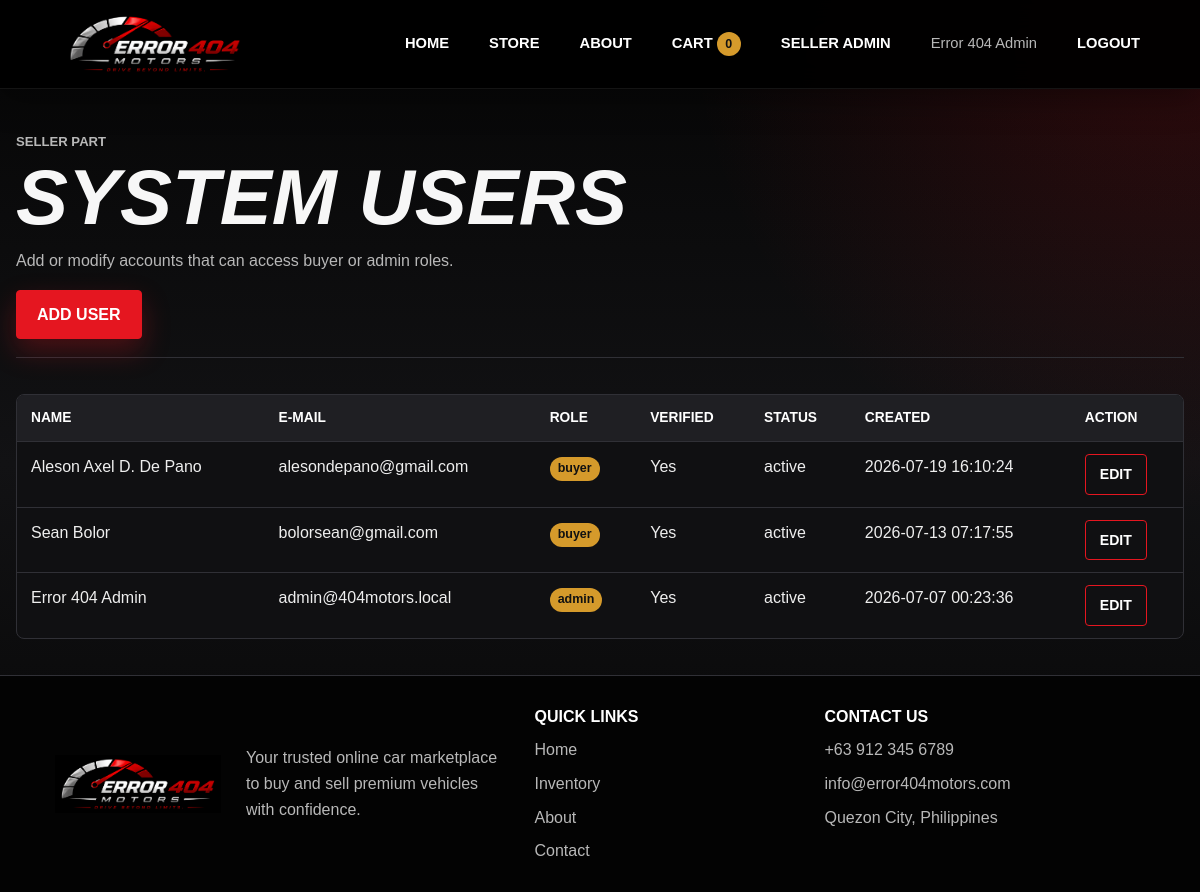
/error404motors/admin/users.php (signed in), run on the app's committed database.
### tables this page shows
CREATE TABLE `users` (
  `id` int(11) NOT NULL,
  `complete_name` varchar(120) NOT NULL,
  `email` varchar(160) NOT NULL,
  `password_hash` varchar(255) NOT NULL,
  `complete_address` text NOT NULL,
  `contact_numbers` varchar(80) NOT NULL,
  `role` enum('buyer','admin') NOT NULL DEFAULT 'buyer',
  `email_verified` tinyint(1) NOT NULL DEFAULT 0,
  `confirmation_token` varchar(128) DEFAULT NULL,
  `status` enum('active','disabled') NOT NULL DEFAULT 'active',
  `created_at` datetime NOT NULL,
  `updated_at` datetime NOT NULL
);

### error404motors/includes/functions.php (called while the page is built, shortened)
<?php
function db(): PDO
{
    static $pdo = null;
    if ($pdo instanceof PDO) {
        return $pdo;
    }
    $dsn = 'mysql:host=' . DB_HOST . ';dbname=' . DB_NAME . ';charset=utf8mb4';
    $pdo = new PDO($dsn, DB_USER, DB_PASS, [
        PDO::ATTR_ERRMODE => PDO::ERRMODE_EXCEPTION,
        PDO::ATTR_DEFAULT_FETCH_MODE => PDO::FETCH_ASSOC,
        PDO::ATTR_EMULATE_PREPARES => false,
    ]);
    return $pdo;
}
function h($value): string
{
    return htmlspecialchars((string) $value, ENT_QUOTES, 'UTF-8');
}
function app_base_path(): string
{
    $script = str_replace('\\', '/', $_SERVER['SCRIPT_NAME'] ?? '');
    $base = preg_replace('#/[^/]*$#', '', $script) ?: '';
    if (substr($base, -6) === '/admin') {
        $base = substr($base, 0, -6);
    }
    return $base === '/' ? '' : $base;
}
function url_for(string $path = ''): string
{
    return app_base_path() . '/' . ltrim($path, '/');
}
function current_user(): ?array
{
    static $cachedId = null;
    static $cachedUser = null;
    if ($cachedId === $_SESSION['user_id']) {
        return $cachedUser;
    }
    try {
        $stmt = db()->prepare('SELECT * FROM users WHERE id = ? LIMIT 1');
        $stmt->execute([$_SESSION['user_id']]);
        $cachedUser = $stmt->fetch() ?: null;
        $cachedId = $_SESSION['user_id'];
    } catch (Throwable) {
        return null;
    }
    return $cachedUser;
}
function require_login(): array
{
    $user = current_user();
    return $user;
}
function require_admin(): array
{
    $user = require_login();
    return $user;
}
function cart_count(): int
{
    return array_sum($_SESSION['cart'] ?? []);
}

### error404motors/admin/users.php (the view, shortened to what this page needs)
<?php
require_once __DIR__ . '/../includes/functions.php';
$admin = require_admin();
$users = [];
try {
    $users = db()->query(
        'SELECT id, complete_name, email, role, email_verified, status, created_at
         FROM users
         ORDER BY role, complete_name'
    )->fetchAll();
} catch (Throwable $error) {
    flash('error', 'Users failed to load: ' . $error->getMessage());
}
require_once __DIR__ . '/../includes/header.php';
?>
<section class="page-title admin-title">
    <p class="eyebrow">Seller part</p>
    <h1>System Users</h1>
    <p>Add or modify accounts that can access buyer or admin roles.</p>
    <a class="button" href="<?= h(url_for('admin/user_form.php')) ?>">Add User</a>
</section>
<section class="section">
    <div class="table-wrap">
        <table>
            <thead>
                <tr>
                    <th>Name</th>
                    <th>E-mail</th>
                    <th>Role</th>
                    <th>Verified</th>
                    <th>Status</th>
                    <th>Created</th>
                    <th>Action</th>
                </tr>
            </thead>
            <tbody>
                <?php foreach ($users as $row): ?>
                    <tr>
                        <td><?= h($row['complete_name']) ?></td>
                        <td><?= h($row['email']) ?></td>
                        <td><span class="badge"><?= h($row['role']) ?></span></td>
                        <td><?= (int) $row['email_verified'] === 1 ? 'Yes' : 'No' ?></td>
                        <td><?= h($row['status']) ?></td>
                        <td><?= h($row['created_at']) ?></td>
                        <td><a class="button small secondary" href="<?= h(url_for('admin/user_form.php?id=' . $row['id'])) ?>">Edit</a></td>
                    </tr>
                <?php endforeach; ?>
            </tbody>
        </table>
    </div>
</section>
<?php require_once __DIR__ . '/../includes/footer.php'; ?>

### error404motors/includes/header.php (shortened to what this page needs)
<?php
$user = current_user();
$currentPage = basename($_SERVER['PHP_SELF']);
$stylesPath = __DIR__ . '/../assets/styles.css';
$stylesVersion = is_file($stylesPath) ? (string) filemtime($stylesPath) : '1';
?>
<!doctype html>
<html lang="en">
<head>
    <link rel="stylesheet" href="<?= h(url_for('assets/styles.css') . '?v=' . $stylesVersion) ?>">
</head>
<body>
<header class="site-header">
    <a class="brand" href="<?= h(url_for('index.php')) ?>" aria-label="<?= h(APP_NAME) ?>">
        <img class="brand-logo" src="<?= h(url_for('assets/logo.png')) ?>" alt="<?= h(APP_NAME) ?> logo">
    </a>
    <nav class="main-nav" data-main-nav>
        <a class="<?= $currentPage === 'index.php' ? 'active' : '' ?>" href="<?= h(url_for('index.php')) ?>">Home</a>
        <a class="<?= $currentPage === 'store.php' ? 'active' : '' ?>" href="<?= h(url_for('store.php')) ?>">Store</a>
        <a class="<?= $currentPage === 'about.php' ? 'active' : '' ?>" href="<?= h(url_for('about.php')) ?>">About</a>
        <a class="<?= $currentPage === 'cart.php' ? 'active' : '' ?>" href="<?= h(url_for('cart.php')) ?>">Cart <span class="pill"><?= cart_count() ?></span></a>
        <?php if ($user && $user['role'] === 'admin'): ?>
            <a href="<?= h(url_for('admin/index.php')) ?>">Seller Admin</a>
        <?php endif; ?>
        <?php if ($user): ?>
            <span class="nav-user"><?= h($user['complete_name']) ?></span>
            <a href="<?= h(url_for('logout.php')) ?>">Logout</a>
        <?php else: ?>
            <a class="nav-button outline <?= $currentPage === 'login.php' ? 'active' : '' ?>" href="<?= h(url_for('login.php')) ?>">Login</a>
            <a class="button small" href="<?= h(url_for('register.php')) ?>">Register</a>
        <?php endif; ?>
    </nav>
</header>
<main>

### error404motors/assets/styles.css (style rules this page uses)
:root { --ink: #f7f7f7; --muted: #b8b8b8; --soft: #dedede; --black: #050505; --black-2: #0b0b0c; --black-3: #141416; --panel: #101012; --panel-2: #18181b; --line: #303036; --red: #e51620; --red-dark: #9d0d13; --gold: #d59a2b; --paper: #080809; --shadow: 0 18px 50px rgba(0, 0, 0, 0.42); }
* { box-sizing: border-box; }
html { scroll-behavior: smooth; }
body { margin: 0; font-family: Arial, Helvetica, sans-serif; color: var(--ink); background: radial-gradient(circle at top right, rgba(229, 22, 32, 0.18), transparent 32rem), linear-gradient(180deg, #050505 0%, #121214 52%, #050505 100%); line-height: 1.6; }
a { color: inherit; text-decoration: none; }
img { max-width: 100%; display: block; }
main { min-height: 72vh; }
.site-header { position: sticky; top: 0; z-index: 20; display: flex; align-items: center; justify-content: space-between; gap: 22px; padding: 12px clamp(18px, 4vw, 52px); background: rgba(0, 0, 0, 0.94); border-bottom: 1px solid rgba(255, 255, 255, 0.08); box-shadow: 0 8px 34px rgba(0, 0, 0, 0.38); backdrop-filter: blur(14px); }
.brand { display: inline-flex; align-items: center; min-width: 0; }
.brand-logo { flex: 0 0 auto; width: 214px !important; max-width: 214px !important; height: 64px !important; max-height: 64px !important; object-fit: contain !important; }
.main-nav { display: flex; align-items: center; justify-content: flex-end; gap: 16px; flex-wrap: wrap; font-weight: 800; letter-spacing: 0; text-transform: uppercase; }
.main-nav a, .nav-user { position: relative; padding: 10px 12px; border-radius: 4px; color: #ffffff; font-size: 0.92rem; }
.nav-user { color: var(--muted); text-transform: none; font-weight: 500; }
.pill, .badge { display: inline-flex; align-items: center; justify-content: center; min-width: 24px; height: 24px; padding: 0 8px; border-radius: 999px; background: var(--gold); color: #111111; font-weight: 900; font-size: 0.78rem; }
.button { display: inline-flex; align-items: center; justify-content: center; min-height: 44px; padding: 11px 20px; border: 1px solid var(--red); border-radius: 4px; background: var(--red); color: #ffffff; font-weight: 900; text-transform: uppercase; cursor: pointer; box-shadow: 0 12px 28px rgba(229, 22, 32, 0.28); }
.button.secondary { background: transparent; color: #ffffff; border-color: var(--red); box-shadow: none; }
.button.small { min-height: 38px; padding: 8px 14px; font-size: 0.88rem; }
.eyebrow { margin: 0 0 8px; color: var(--red); font-size: 0.82rem; font-weight: 900; text-transform: uppercase; }
h1, h2, h3, p { margin-top: 0; }
h1 { font-size: clamp(2.8rem, 6.5vw, 5.8rem); line-height: 0.95; margin-bottom: 14px; text-transform: uppercase; font-style: italic; font-weight: 900; }
.section, .page-title { width: min(1180px, calc(100% - 32px)); margin: 0 auto; }
.section { padding: 36px 0; }
.page-title { padding: 42px 0 18px; }
.page-title p { max-width: 760px; color: var(--muted); }
.admin-title { border-bottom: 1px solid var(--line); }
.table-wrap { overflow-x: auto; border: 1px solid var(--line); border-radius: 8px; background: var(--panel); }
table { width: 100%; border-collapse: collapse; min-width: 780px; }
th, td { padding: 12px 14px; text-align: left; border-bottom: 1px solid var(--line); vertical-align: top; }
th { background: #1f1f23; color: #ffffff; font-size: 0.86rem; text-transform: uppercase; }
td { color: #eeeeee; }
tr:last-child td { border-bottom: 0; }

### data on the page
users: complete_name "Error 404 Admin", email "admin@404motors.local", role "admin", email_verified "Yes", status "active", created_at "2026-07-07 00:23:36"
users: complete_name "Aleson Axel D. De Pano", email "alesondepano@gmail.com", role "buyer", email_verified "Yes", status "active", created_at "2026-07-19 16:10:24"
users: complete_name "Sean Bolor", email "bolorsean@gmail.com", role "buyer", email_verified "Yes", status "active", created_at "2026-07-13 07:17:55"

### other printed values
cart_count() "0"
